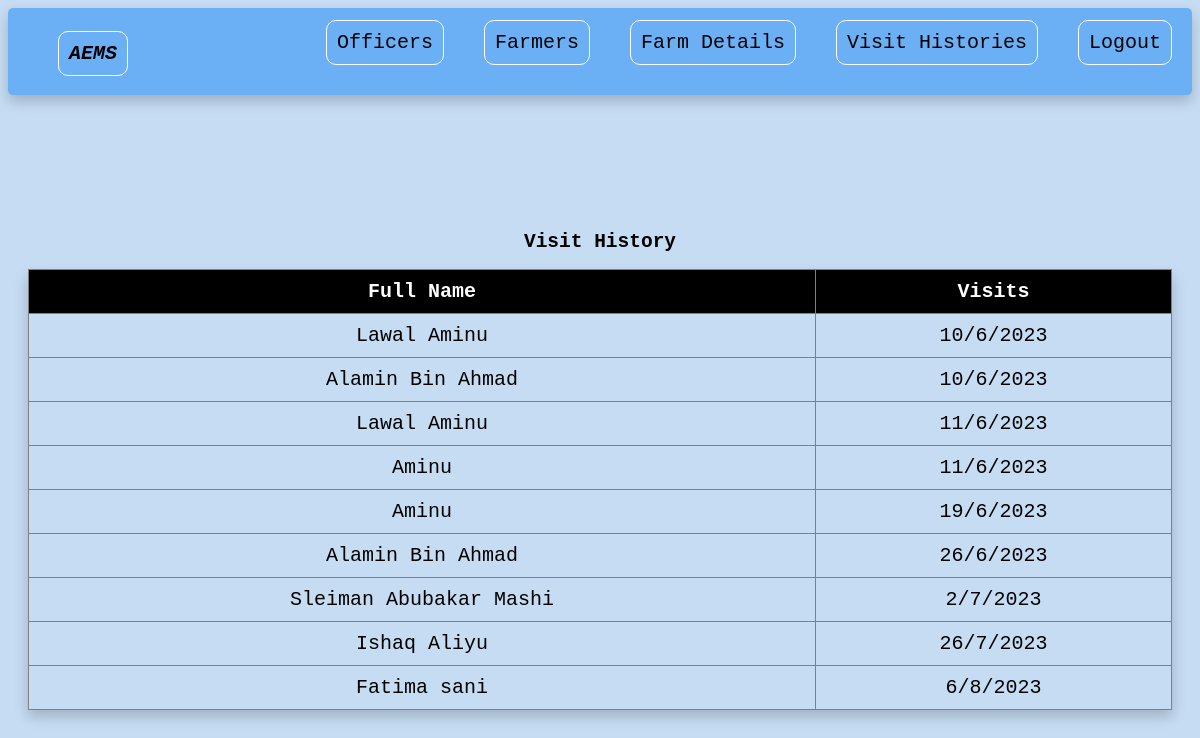
The app's page /history with its own data.
### aems/models.py (models this page shows, shortened)
class Visit_history(models.Model):
    full_name = models.CharField(max_length=100, blank=True)
    date_visit = models.CharField(max_length=100, blank=True)

### aems/views.py (the view)
# urls.py: path('history', views.visit_history, name="history"),
def visit_history(request):
    history = Visit_history.objects.all()
    return render(request, 'visit-history.html', {'history':history})

### templates/visit-history.html (shortened to what this page needs)
<!DOCTYPE html>
<html lang="en">
<head>
    <link rel="stylesheet" href="../static/style.css">
</head>
<body>
    <section class="header-section">
        <header>
            <ul class="brand">
                <li><a href="/">AEMS</a></li>
            </ul>
            <ul class="ul-2">
                <li>
                    <a href="/officer-view">Officers</a>
                </li>
                <li>
                    <a href="/farmer-view">Farmers</a>
                </li>
                <li>
                    <a href="/farm-detail-view">Farm Details</a>
                </li>
                <li>
                    <a href="/history">Visit Histories</a>
                </li>
                <li>
                    <a href="/logout">Logout</a>
                </li>
            </ul>
        </header>
    </section>
    <div class="table-section">
        <div class="table">
            <h2>Visit History</h2>
            <table>
                <thead>
                    <th>Full Name</th>
                    <th>Visits</th>
                </thead>
                <tbody>
                    {% for h in history %}
                    <tr>
                        <td>{{h.full_name}}</td>
                        <td>{{h.date_visit}}</td>
                    </tr>
                    {% endfor %}
                </tbody>
            </table>
        </div>
    </div>
</body>
</html>

### static/style.css (style rules this page uses)
* { font-family: monospace; }
header { background-color: rgb(107, 176, 245); }
.header-section header { display: flex; justify-content: space-between; font-family: sans-serif; box-shadow: 0 .5rem 1rem rgba(0,0,0, .2); border-radius: 5px; }
ul { list-style: none; }
.ul-2 { display: flex; gap: 20px; padding: 10px; }
.brand { font-style: italic; font-weight: 700; font-size: 28px; }
header a { border: 1px solid #fff; padding: 10px; margin: 10px; border-radius: 10px; }
a { text-decoration: none; color: #000; font-family: monospace; font-size: 20px; }
.table { margin-top: 100px; display: flex; flex-direction: column; align-items: center; justify-content: center; padding: 20px; }
table { box-shadow: 0 .5rem 1rem rgba(0,0,0, .2); width: 80%; }
th { background-color: #000; color: #fff; }
table, th, td { border: 1px solid gray; border-collapse: collapse; padding: 10px; font-size: 20px; text-align: center; }

### templates/visit-history.html (style rules this page uses)
header { background-color: rgb(107, 176, 245); }
body { background-color: rgb(198, 220, 243); }
table { width: 100%; }

### records on screen
Visit_history: full_name "Lawal Aminu", date_visit "10/6/2023"
Visit_history: full_name "Alamin Bin Ahmad", date_visit "10/6/2023"
Visit_history: full_name "Lawal Aminu", date_visit "11/6/2023"
Visit_history: full_name "Aminu", date_visit "11/6/2023"
Visit_history: full_name "Aminu", date_visit "19/6/2023"
Visit_history: full_name "Alamin Bin Ahmad", date_visit "26/6/2023"
Visit_history: full_name "Sleiman Abubakar Mashi", date_visit "2/7/2023"
Visit_history: full_name "Ishaq Aliyu", date_visit "26/7/2023"
Visit_history: full_name "Fatima sani", date_visit "6/8/2023"
